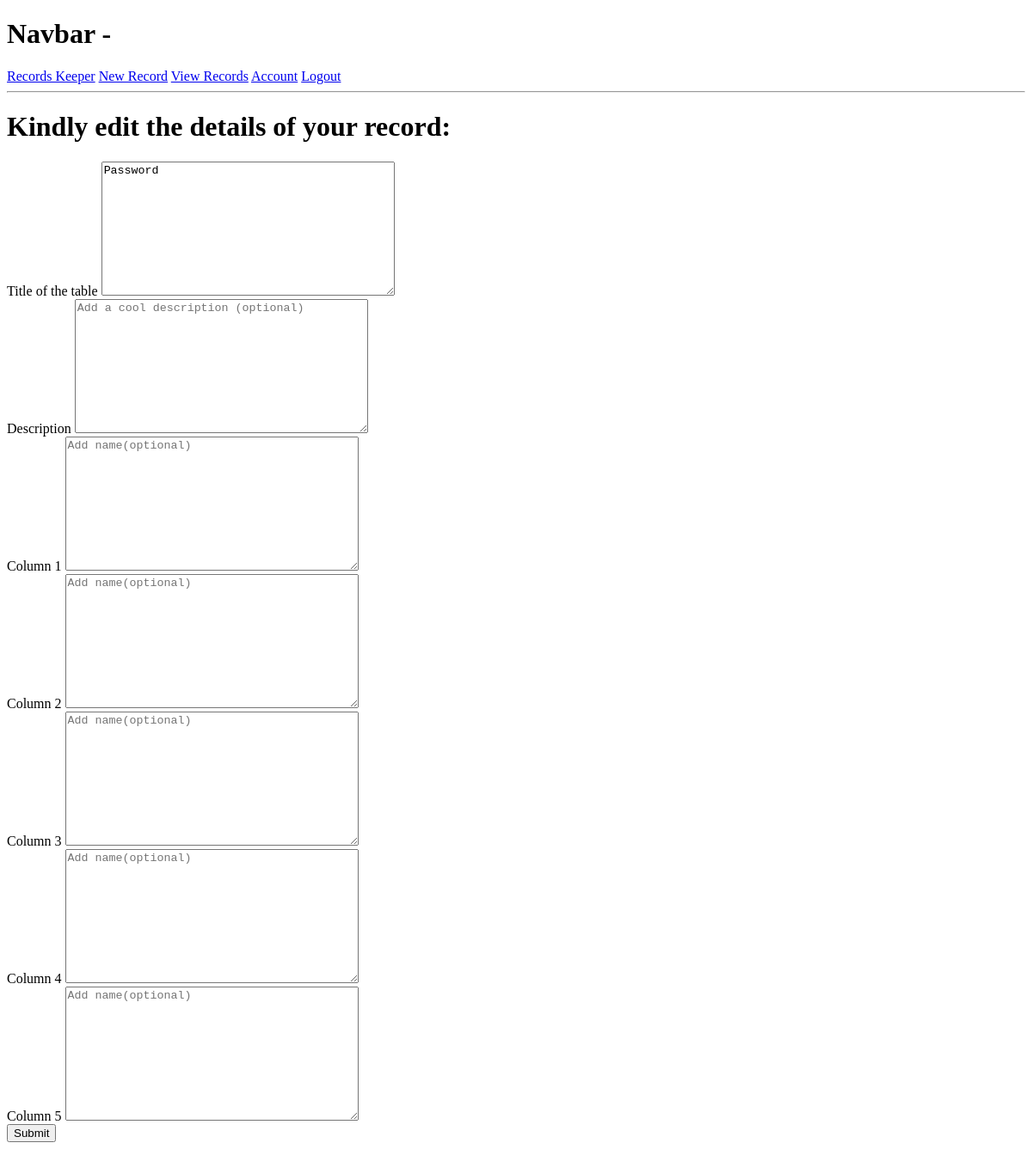
The app's page /edit-table/bcc387d845e0431c953caea0b4fe1e1e/ (signed in), older data.
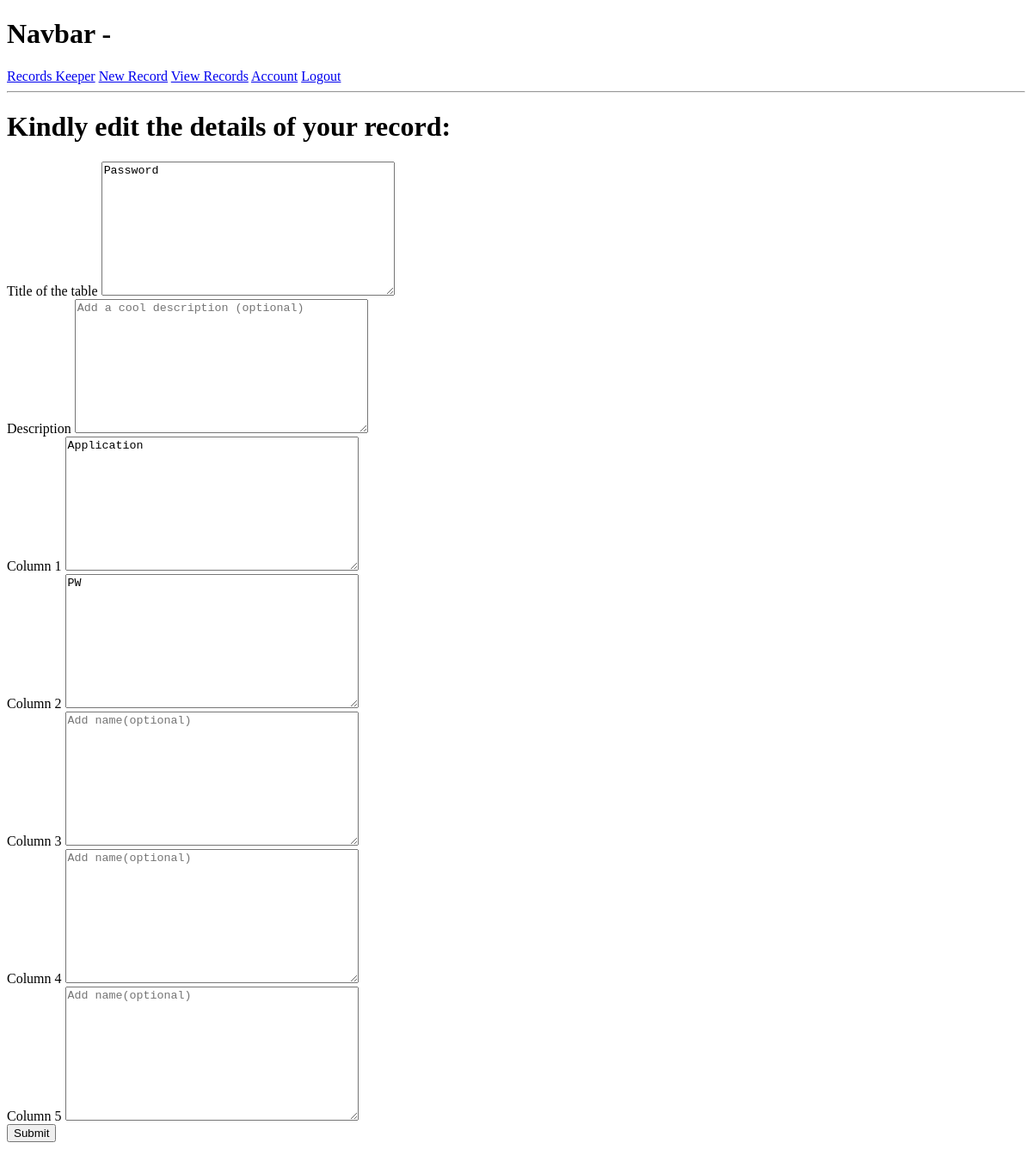
The same page, newer data.
### tables/models.py (models this page shows, shortened)
class Table(models.Model):
    owner=models.ForeignKey(Profile, on_delete=models.CASCADE, null=True, blank=True)
    title=models.TextField("Title of the table")
    desc=models.TextField("Description",null=True, blank=True)
    col1=models.TextField("Column 1",null=True, blank=True)
    col2=models.TextField("Column 2",null=True, blank=True)
    col3=models.TextField("Column 3",null=True, blank=True)
    col4=models.TextField("Column 4",null=True, blank=True)
    col5=models.TextField("Column 5",null=True, blank=True)
    total=models.IntegerField(default=0, null=True, blank=True)
    created = models.DateTimeField(auto_now_add=True)
    id = models.UUIDField(primary_key=True, default=uuid.uuid4, editable=False)
    class Meta:
        ordering = ['-title', '-created']

### tables/views.py (the view)
# urls.py: path("edit-table/<str:pk>/", views.editTable, name="edit-table"),
@login_required(login_url="login")
def editTable(request, pk):
    profile=request.user.profile
    table=profile.table_set.get(id=pk)
    form=TableForm(instance=table)
    if request.method == "POST":
        form=TableForm(request.POST, instance=table)
        if form.is_valid():
            form.save()
            return redirect("view-table", pk)
    context={"form":form, "name": "edit table"}
    return render(request, "tables/table-form.html", context)

### tables/forms.py
class TableForm(ModelForm):
    class Meta:
        model = Table
        fields = ["title", "desc", "col1", "col2", "col3", "col4", "col5"]
    def __init__(self, *args, **kwargs):
        super(TableForm,self).__init__(*args, **kwargs)
        self.fields['title'].widget.attrs.update({"class": "input", "placeholder": "Add Title"})
        self.fields['desc'].widget.attrs.update({"class": "input", "placeholder": "Add a cool description (optional)"})
        self.fields['col1'].widget.attrs.update({"class": "input", "placeholder": "Add name(optional)"})
        self.fields['col2'].widget.attrs.update({"class": "input", "placeholder": "Add name(optional)"})
        self.fields['col3'].widget.attrs.update({"class": "input", "placeholder": "Add name(optional)"})
        self.fields['col4'].widget.attrs.update({"class": "input", "placeholder": "Add name(optional)"})
        self.fields['col5'].widget.attrs.update({"class": "input", "placeholder": "Add name(optional)"})

### tables/templates/tables/table-form.html (shortened to what this page needs)
{% extends 'main.html' %}
{% block content %}
{% if name == "add table" %}
<h1>Kindly add the further details:</h1>
{% elif name == "edit table" %}
<h1>Kindly edit the details of your record:</h1>
{% endif %}
<form method="POST">
    {% for field in form %}
        <div class="form__field">
            <label for="formInput#text">{{field.label}}</label>
            {{field}}
        </div>
    {% endfor %}
    <input type="submit">
</form>
{% endblock %}

Row changes from the older to the newer data that the page shows:
changed Table "Password": col1 (not shown) → "Application"; col2 (not shown) → "PW"
